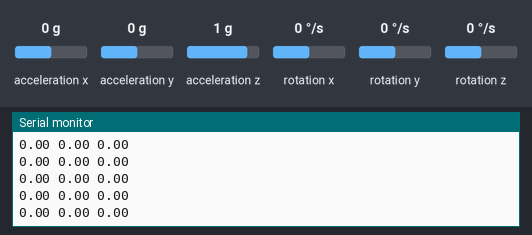
Simulated run of this sketch. Board: Arduino Leonardo, built with avr-gcc and run on an emulated ATmega32U4. On the bench: the last lines printed to the serial monitor. The test bench sets the inputs (shaded band); at power-on: acceleration x 0 g, acceleration y 0 g, acceleration z 1 g, rotation z 0 °/s, rotation x 0 °/s, rotation y 0 °/s. USB keyboard and mouse output is not drawn.

Above: at 1.2 s.
1.3 s: acceleration x set to -1.4 g
At 1.36 s:
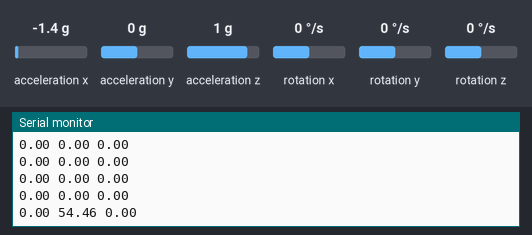
2.8 s: acceleration y set to -1.4 g
At 2.86 s:
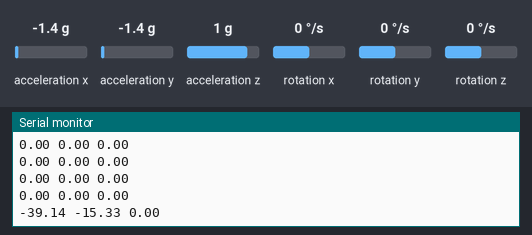
4.3 s: acceleration z set to -1.4 g
At 4.31 s:
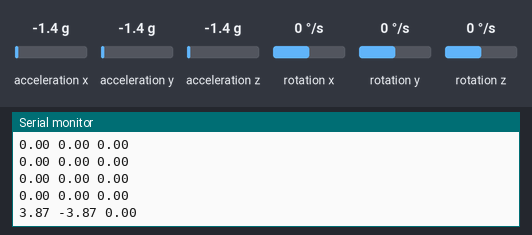
5.8 s: rotation z set to -192 °/s
At 5.82 s:
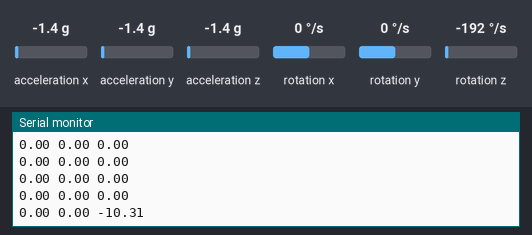
Timing chart, 0 to 8.3 s (numbered marks = the images above; inputs shaded):
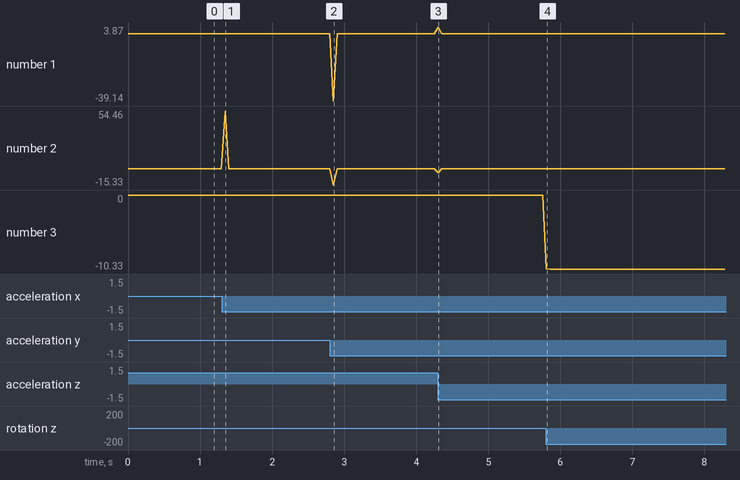

The sketch:

mouse.ino
```cpp
#include <MPU6050_tockn.h>
#include <Wire.h>
// #include <Mouse.h>
#include "Mouse.h"
#include "Keyboard.h"

MPU6050 mpu(Wire);

//값을 저정
float bx = 0.0;
float by = 0.0;
float bz = 0.0;

void setup() {
  Serial.begin(19200);
  Wire.begin();
  mpu.begin();
  Keyboard.begin();
  // mpu.calcGyroOffsets(true);
  mpu.setGyroOffsets(-0.57, 1.31, 1.49);

  Mouse.begin();
  bx = mpu.getAngleX();
  by = mpu.getAngleY();
  bz = mpu.getAngleZ();
}

void loop() {
  mpu.update();
  float ax = mpu.getAngleX();
  float ay = mpu.getAngleY();
  float az = mpu.getAngleZ();

  float x = ax - bx;
  float y = ay - by;
  float z = az - bz;

  bx = mpu.getAngleX();
  by = mpu.getAngleY();
  bz = mpu.getAngleZ();

  Serial.print(x);
  Serial.print(" ");
  Serial.print(y);
  Serial.print(" ");
  Serial.print(z);
  Serial.println();

  Mouse.move(x, y, 0);

  delay(50);
}
```

Measured:
- after the input at 1.3 s, the serial monitor: prints a new line after 0.05 s (image 1)
- after the input at 2.8 s, the serial monitor: prints a new line after 0.05 s (image 2)
- after the input at 4.3 s, the serial monitor: prints a new line at once (image 3)
- after the input at 5.8 s, the serial monitor: prints a new line at once (image 4)
- plotted number 3: 0 → -10.33 after the input at 5.8 s
